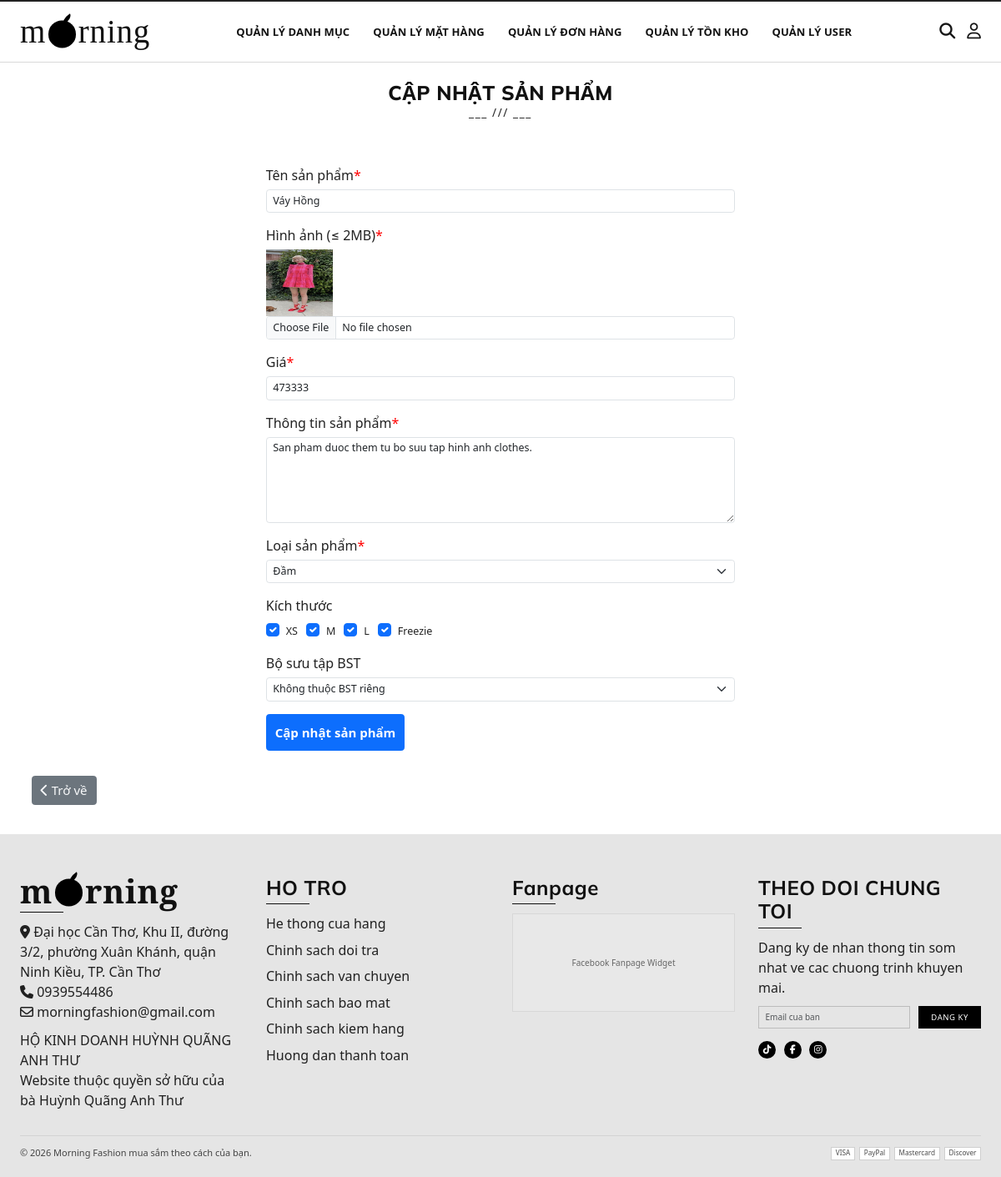
The page /public/product_edit.php?id=387 (signed in) on the database its author committed.
### tables this page shows
CREATE TABLE `products` (
  `pd_id` int(11) UNSIGNED NOT NULL,
  `pd_name` varchar(255) NOT NULL,
  `pd_price` varchar(255) NOT NULL,
  `pd_info` text NOT NULL,
  `pd_image` varchar(255) NOT NULL,
  `cat_id` int(11) UNSIGNED NOT NULL,
  `is_new` tinyint(1) NOT NULL DEFAULT 0,
  `pd_sizes` varchar(50) NOT NULL DEFAULT '',
  `pd_collection` varchar(50) NOT NULL DEFAULT ''
);

CREATE TABLE `categories` (
  `cat_id` int(11) UNSIGNED NOT NULL,
  `cat_name` varchar(255) NOT NULL
);

### libraries/Psr4AutoloaderClass.php (called while the page is built, shortened)
<?php
class Psr4AutoloaderClass
{
	protected $prefixes = array();
	public function addNamespace($prefix, $base_dir, $prepend = false)
	{
		$prefix = trim($prefix, '\\') . '\\';
		$base_dir = rtrim($base_dir, DIRECTORY_SEPARATOR) . '/';
		if (isset($this->prefixes[$prefix]) === false) {
			$this->prefixes[$prefix] = array();
		}
		if ($prepend) {
			array_unshift($this->prefixes[$prefix], $base_dir);
		} else {
			array_push($this->prefixes[$prefix], $base_dir);
		}
	}
	public function loadClass($class)
	{
		$prefix = $class;
		while (false !== $pos = strrpos($prefix, '\\')) {
			$prefix = substr($class, 0, $pos + 1);
			$relative_class = substr($class, $pos + 1);
			$mapped_file = $this->loadMappedFile($prefix, $relative_class);
			if ($mapped_file) {
				return $mapped_file;
			}
			$prefix = rtrim($prefix, '\\');
		}
		return false;
	}
	protected function loadMappedFile($prefix, $relative_class)
	{
		foreach ($this->prefixes[$prefix] as $base_dir) {
			$file = $base_dir
				. str_replace('\\', '/', $relative_class)
				. '.php';
			if ($this->requireFile($file)) {
				return $file;
			}
		}
		return false;
	}
	protected function requireFile($file)
	{
		if (file_exists($file)) {
			return true;
		}
		return false;
	}
}

### src/classes/Product.php (called while the page is built, shortened)
<?php
class Product
{
    private ?PDO $db;
    public function __construct(?PDO $pdo)
    {
        $this->db = $pdo;
    }
    public function find(int $id): ?Product
    {
        $statement = $this->db->prepare('SELECT * FROM products WHERE pd_id = :id');
        $statement->execute(['id' => $id]);
        if ($row = $statement->fetch()) {
            return $this;
        }
        return null;
    }
}

### src/functions.php (called while the page is built, shortened)
<?php
function html_escape(string|null $text): string
{
    return htmlspecialchars($text ?? '', ENT_QUOTES, 'UTF-8', false);
}

### src/classes/Category.php (called while the page is built, shortened)
<?php
class Category
{
    private ?PDO $db;
    private int $cat_id = -1;
    public $cat_name;
    public function getID(): int
    {
        return $this->cat_id;
    }
    public function __construct(?PDO $pdo)
    {
        $this->db = $pdo;
    }
    public function all(): array
    {
        $categories = [];
        $statement = $this->db->prepare('SELECT * FROM categories');
        $statement->execute();
        while ($row = $statement->fetch()) {
            $category = new Category($this->db);
            $category->fillFromDB($row);
            $categories[] = $category;
        }
        return $categories;
    }
    protected function fillFromDB(array $row): Category
    {
        [
            'cat_id' => $this->cat_id,
            'cat_name' => $this->cat_name
        ] = $row;
        return $this;
    }
}

### public/product_edit.php (the view, shortened to what this page needs)
<?php
require_once __DIR__ . '/../src/bootstrap.php';
$product = new Product($PDO);
$id = isset($_REQUEST['id']) ? filter_var($_REQUEST['id'], FILTER_SANITIZE_NUMBER_INT) : -1;
if ($id < 0 || !($product->find($id))) {
    redirect('product_list.php');
}
$errors = [];
$category = new Category($PDO);
$categories = $category->all();
$bstCollectionOptions = [
    '' => 'Không thuộc BST riêng',
    'clair-de-spring' => 'CLAIR DE SPRING',
    'xuan-nhien' => 'XUÂN NHIÊN',
    'night-out' => 'NIGHT OUT COLLECTION',
    'city-hours' => 'CITY HOURS',
    'classmate-notes' => 'CLASSMATE NOTES',
    'after-class' => 'AFTER CLASS',
];
include_once __DIR__ . '/../src/partials/header.php'
?>
<body>
    <?php include_once __DIR__ . '/../src/partials/navbar.php' ?>
    <div class="container mb-4">
        <?php
        include_once __DIR__ . '/../src/partials/heading.php';
        ?>
        <div class="row my-5">
            <div class="col-12">
                <form method="POST" enctype="multipart/form-data" class="col-md-6 offset-md-3">
                    <div class="form-group">
                        <label for="pd_name" class="mt-4 mb-2">Tên sản phẩm<span class="red">*</span></label>
                        <input type="text" name="pd_name" class="form-control fs-5<?= isset($errors['name']) ? ' is-invalid' : '' ?>" maxlen="255" id="pd_name" value="<?= html_escape($product->pd_name) ?>" />
                    </div>
                    <div class="form-group">
                        <label for="pd_image" class="mt-4 mb-2">Hình ảnh (&#8804 2MB)<span class="red">*</span></label>
                        <img src="<?= './uploads/' . html_escape($product->pd_image) ?>" alt="" width="80px" height="80px">
                        <input type="file" id="pd_image" name="image" accept="image/*" class="form-control fs-5<?= isset($errors['pd_image']) ? ' is-invalid' : '' ?>" id="pd_image" />
                    </div>
                    <div class="form-group">
                        <label for="pd_price" class="mt-4 mb-2">Giá<span class="red">*</span></label>
                        <input type="text" name="pd_price" class="form-control fs-5<?= isset($errors['price']) ? ' is-invalid' : '' ?>" maxlen="255" id="pd_price" value="<?= html_escape($product->pd_price) ?>" />
                    </div>
                    <div class="form-group">
                        <label for="pd_info" class="mt-4 mb-2">Thông tin sản phẩm<span class="red">*</span></label>
                        <textarea name="pd_info" class="form-control fs-5<?= isset($errors['info']) ? ' is-invalid' : '' ?>" id="pd_info" rows="5"><?= html_escape($product->pd_info) ?></textarea>
                    </div>
                    <div class="form-group">
                        <label for="cat" class="mt-4 mb-2">Loại sản phẩm<span class="red">*</span></label>
                        <select name="cat_id" id="cat" class="form-select fs-5">
                            <?php
                            foreach ($categories as $category) :
                            ?>
                                <option value="<?= $category->getID() ?>" <?= ($product->cat_id == $category->getID()) ? 'selected' : '' ?>>
                                    <?= html_escape($category->cat_name) ?>
                                </option>
                            <?php endforeach ?>
                        </select>
                    </div>
                    <div class="form-group">
                        <label class="mt-4 mb-2 d-block">Kích thước</label>
                        <div class="d-flex gap-3 flex-wrap">
                            <?php
                            $currentSizes = array_filter(array_map('trim', explode(',', $product->pd_sizes ?? '')));
                            foreach (['XS', 'M', 'L', 'Freezie'] as $sz) :
                            ?>
                                <div class="form-check">
                                    <input class="form-check-input" type="checkbox" name="pd_sizes[]" value="<?= $sz ?>" id="sz_<?= $sz ?>" <?= in_array($sz, $currentSizes) ? 'checked' : '' ?>>
                                    <label class="form-check-label fs-5" for="sz_<?= $sz ?>"><?= $sz ?></label>
                                </div>
                            <?php endforeach ?>
                        </div>
                    </div>
                    <div class="form-group">
                        <label for="pd_collection" class="mt-4 mb-2">Bộ sưu tập BST</label>
                        <select name="pd_collection" id="pd_collection" class="form-select fs-5">
                            <?php foreach ($bstCollectionOptions as $collectionCode => $collectionLabel) : ?>
                                <option value="<?= html_escape($collectionCode) ?>" <?= (($product->pd_collection ?? '') === $collectionCode) ? 'selected' : '' ?>>
                                    <?= html_escape($collectionLabel) ?>
                                </option>
                            <?php endforeach ?>
                        </select>
                    </div>
                    <button type="submit" name="submit" class="btn btn-primary fs-4 mt-4 p-3 fw-bold">Cập nhật sản phẩm</button>
                </form>
            </div>
        </div>
        <a href="product_list.php" class="btn btn-secondary fs-4 py-2 px-3 text-light fw-medium">
            <i class="fa-solid fa-chevron-left text-light"></i>
            Trở về
        </a>
    </div>
    <?php include_once __DIR__ . '/../src/partials/footer.php' ?>
</body>
</html>

### public/css/base.css (style rules this page uses)
:root { --primary-color: #111111; --accent-color: #1b1b1b; --muted-color: #f0f0f0; --white-color: #ffffff; --black-color: #0f0f0f; --text-color: #222222; --soft-text: #7a7a7a; --border-color: #dddddd; --font-heading: "Cormorant Garamond", Georgia, serif; --font-body: "Mulish", "Segoe UI", sans-serif; }
* { padding: 0; margin: 0; box-sizing: border-box; }
html { color: var(--black-color); font-size: 62.5%; line-height: 1.6; font-family: var(--font-body); background-color: #ffffff; scroll-behavior: smooth; }
body { font-size: 1.6rem; color: var(--text-color); background: #ffffff; min-height: 100vh; padding-bottom: 0; }
a { text-decoration: none; }
img { max-width: 100%; display: block; }

### public/css/main.css (style rules this page uses)
.container { font-size: 1.6rem; }
span.red { color: red; }

### rows shown on the page
products: pd_name "Váy Hồng", pd_image (picture), pd_price "473333", pd_info "San pham duoc them tu bo suu tap hinh anh clothes.", cat_id "Đầm", pd_sizes "☑", pd_collection "Không thuộc BST riêng"

### other values the page prints
$subtitle "CẬP NHẬT SẢN PHẨM"
$sz "XS"
$sz "M"
$sz "L"
$sz "Freezie"
